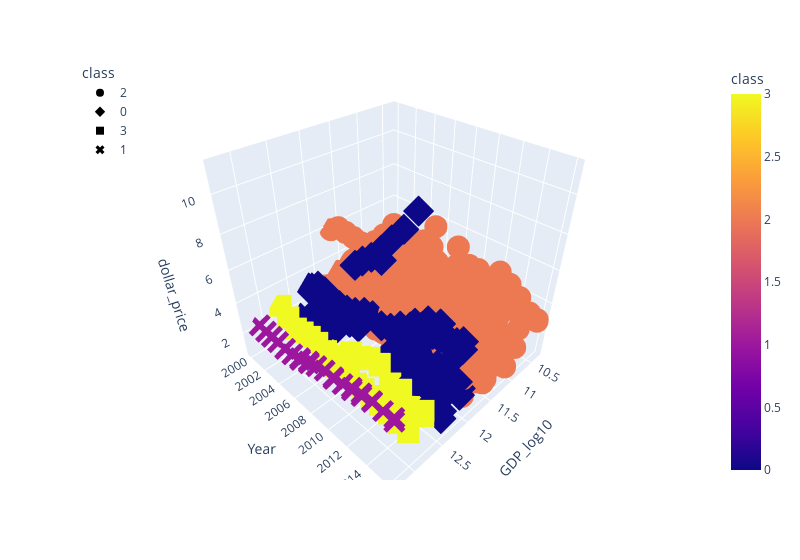

Here is the notebook cell this chart was saved with:
### Code cell
# Plot 3D graph for K= 3

fig = px.scatter_3d(
    four_clusters,
    x="GDP_log10",
    y="Year",
    z="dollar_price",
    color="class",
    symbol="class",
    width=800,
)
fig.update_layout(legend=dict(x=0, y=1))
fig.show()
